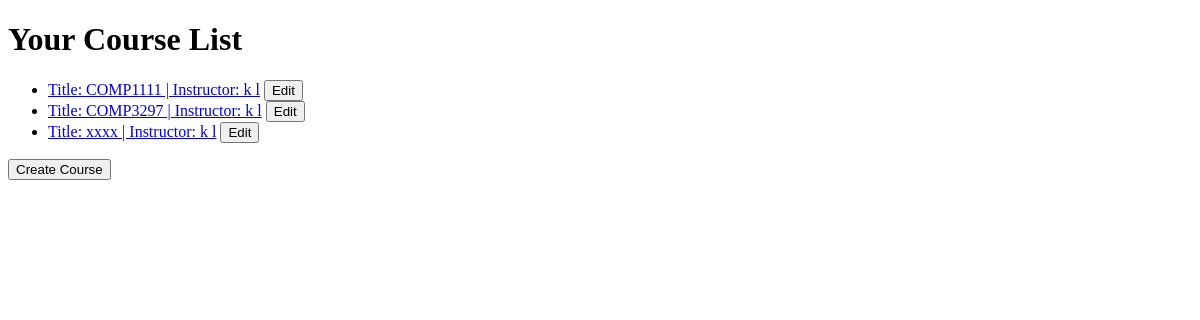
Page /system/view/ (signed in) on the earlier database version.
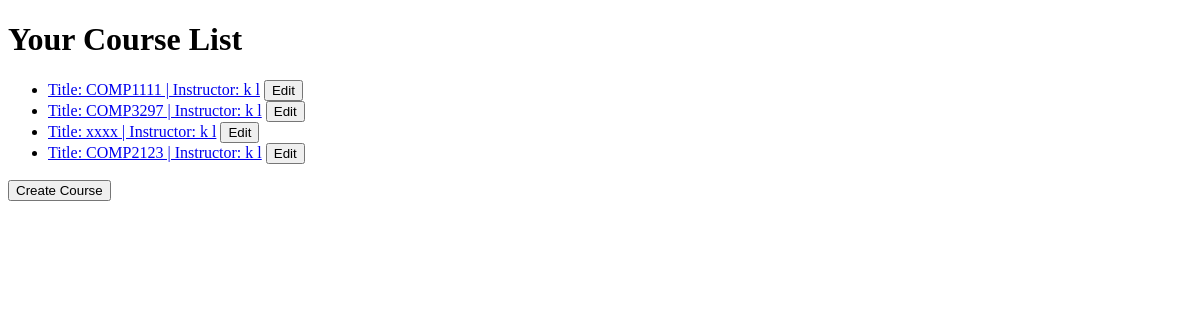
Same page on the later database version.
### system/models.py (models this page shows, shortened)
class Course(models.Model):
	instructor = models.ForeignKey(Instructor, on_delete=models.CASCADE)
	category = models.ForeignKey(Category,on_delete=models.CASCADE)
	title = models.CharField(max_length=200)
	description = models.TextField()
	CECU_value = models.IntegerField()
	STATUS = (
		(0,'Open'),
		(1,'Pending'),
		(2,'Closed'),
	)
	status = models.IntegerField(choices=STATUS)
	def __str__(self):
		return f'Title: {self.title} | Instructor: {self.instructor.first_name} {self.instructor.last_name}'

### system/views.py (the view)
# urls.py: path('view/', views.showCourses, name='showCourses'),                                               # view course list
def showCourses(request, **kwargs):
	user_id = request.user.id
	users = Instructor.objects.filter(id=user_id)
	template = loader.get_template("showCourses.html")
	if len(users)==0:
		type = 'learner'
		course_list = list(enroll.course for enroll in Enroll.objects.filter(learner__id=user_id).order_by('status'))
		status = list(enroll.status for enroll in Enroll.objects.filter(learner__id=user_id).order_by('status'))
	else:
		type = 'instructor'
		course_list = list(Course.objects.filter(instructor__id=user_id).order_by('status'))
		status = list(c.status for c in Course.objects.filter(instructor__id=user_id).order_by('status'))
	context = {
		'course_list': course_list,
		'type': type,
		'status': status,
	}
	return HttpResponse(template.render(context, request))

### templates/manageModules/showCourses.html (shortened to what this page needs)
<!DOCTYPE html>
<html>
<head>
	<h1>Your Course List</h1>
	<link rel="stylesheet" type="text/css" href="/static/stylesheets/style_show_c.css">
</head>
<body>
	{% if user.is_authenticated %}
		{% if type == "instructor" %}
			<ul>
			{% for course in course_list %}
				<li>
					<a href="/system/view/{{course.id}}/">{{course}}</a>
					<button class="editCourse" data-courseID="{{course.id}}" data-instructorID="{{user.id}}">Edit</button>
				</li>
			{% endfor %}
			</ul>
			<button id="create_course" data-instructorID="{{user.id}}">Create Course</button>
		{% endif %}
	{% else %}
		<div>
			You are not logged in!<br>
			<a href="/accounts/login/">login</a>
		</div>
	{% endif %}
</body>
</html>

Differences in the rows shown:
added Course: title+instructor "Title: COMP2123 | Instructor: k l"
